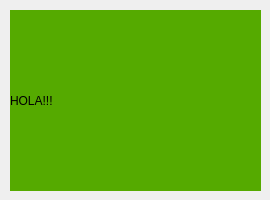
<?xml version="1.0" encoding="UTF-8"?>
<ui version="4.0">
 <class>Test</class>
 <widget class="QWidget" name="Test">
  <property name="geometry">
   <rect>
    <x>0</x>
    <y>0</y>
    <width>270</width>
    <height>200</height>
   </rect>
  </property>
  <property name="windowTitle">
   <string>Form</string>
  </property>
  <widget class="QLabel" name="label">
   <property name="geometry">
    <rect>
     <x>10</x>
     <y>10</y>
     <width>251</width>
     <height>181</height>
    </rect>
   </property>
   <property name="styleSheet">
    <string notr="true">background-color: rgb(85, 170, 0);</string>
   </property>
   <property name="text">
    <string>HOLA!!!</string>
   </property>
  </widget>
 </widget>
 <resources/>
 <connections/>
</ui>
